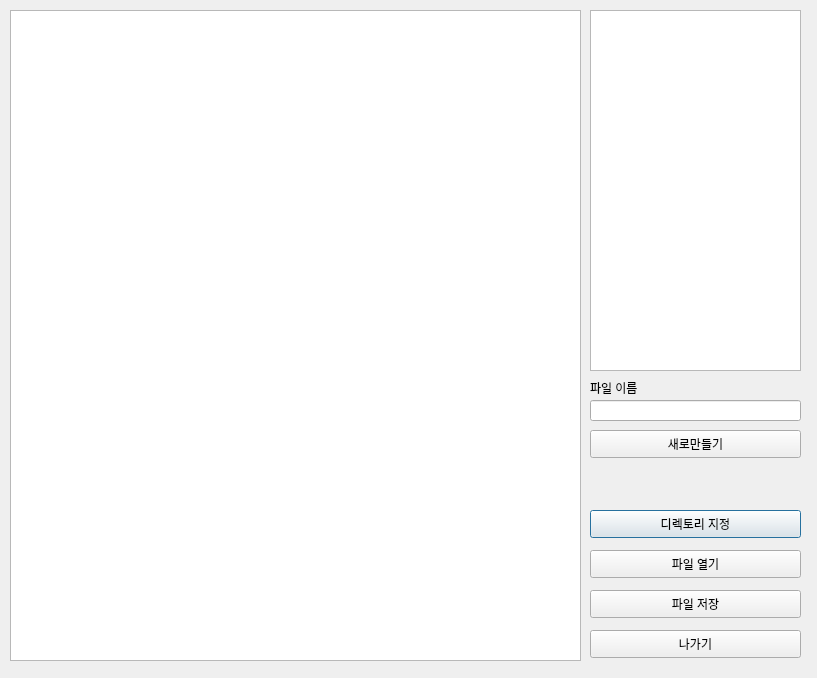
<?xml version="1.0" encoding="UTF-8"?>
<ui version="4.0">
 <class>NotePad</class>
 <widget class="QDialog" name="NotePad">
  <property name="geometry">
   <rect>
    <x>0</x>
    <y>0</y>
    <width>817</width>
    <height>678</height>
   </rect>
  </property>
  <property name="windowTitle">
   <string>NotePad</string>
  </property>
  <widget class="QTextEdit" name="textEdit">
   <property name="geometry">
    <rect>
     <x>10</x>
     <y>10</y>
     <width>571</width>
     <height>651</height>
    </rect>
   </property>
  </widget>
  <widget class="QPushButton" name="DirectoryButton">
   <property name="geometry">
    <rect>
     <x>590</x>
     <y>510</y>
     <width>211</width>
     <height>28</height>
    </rect>
   </property>
   <property name="text">
    <string>디렉토리 지정</string>
   </property>
  </widget>
  <widget class="QPushButton" name="ExitButton">
   <property name="geometry">
    <rect>
     <x>590</x>
     <y>630</y>
     <width>211</width>
     <height>28</height>
    </rect>
   </property>
   <property name="text">
    <string>나가기</string>
   </property>
  </widget>
  <widget class="QPushButton" name="FileSaveButton">
   <property name="geometry">
    <rect>
     <x>590</x>
     <y>590</y>
     <width>211</width>
     <height>28</height>
    </rect>
   </property>
   <property name="text">
    <string>파일 저장</string>
   </property>
  </widget>
  <widget class="QPushButton" name="FileOpenButton">
   <property name="geometry">
    <rect>
     <x>590</x>
     <y>550</y>
     <width>211</width>
     <height>28</height>
    </rect>
   </property>
   <property name="text">
    <string>파일 열기</string>
   </property>
  </widget>
  <widget class="QListWidget" name="listWidget">
   <property name="geometry">
    <rect>
     <x>590</x>
     <y>10</y>
     <width>211</width>
     <height>361</height>
    </rect>
   </property>
  </widget>
  <widget class="QPushButton" name="newButton">
   <property name="geometry">
    <rect>
     <x>590</x>
     <y>430</y>
     <width>211</width>
     <height>28</height>
    </rect>
   </property>
   <property name="text">
    <string>새로만들기</string>
   </property>
  </widget>
  <widget class="QLineEdit" name="lineEdit">
   <property name="geometry">
    <rect>
     <x>590</x>
     <y>400</y>
     <width>211</width>
     <height>21</height>
    </rect>
   </property>
  </widget>
  <widget class="QLabel" name="label">
   <property name="geometry">
    <rect>
     <x>590</x>
     <y>380</y>
     <width>71</width>
     <height>16</height>
    </rect>
   </property>
   <property name="text">
    <string>파일 이름 </string>
   </property>
  </widget>
 </widget>
 <resources/>
 <connections/>
</ui>
